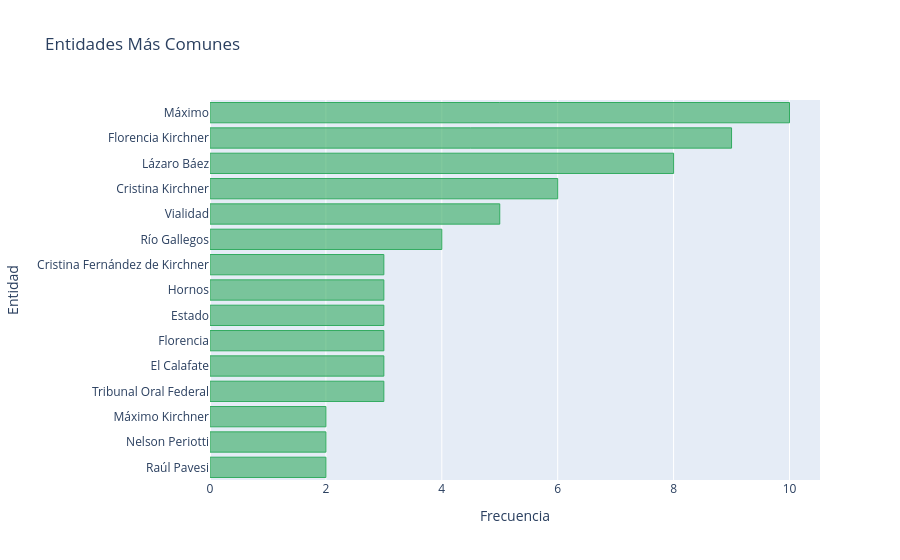

This figure's notebook cell:
### Markdown cell above
## Parte 4: integración en un pipeline (10 minutos)

**Objetivo:** integrar extracción, análisis y reporte agregado para varias noticias.

En esta parte conviene trabajar de menor a mayor:
1. probá con una sola URL;
2. verificá que el texto se extraiga;
3. recién después procesa una lista.

### Code cell
class AnalizadorTendencias:
    def __init__(self, lista_urls):
        self.urls = lista_urls
        self.noticias_data = []
        self.analizadores = []
        self.nlp = spacy.load("es_core_news_lg")

    def procesar_todas(self):
        """Orquesta la extracción y el análisis de todas las URLs."""
        print(f"Iniciando procesamiento de {len(self.urls)} URLs...")
        for url in self.urls:
            # PASO 11: usa extraer_noticia(url).
            noticia = extraer_noticia(url)

            if noticia:
                self.noticias_data.append(noticia)

                # PASO 12: crea un AnalizadorNoticia y guardalo en self.analizadores.
                self.analizadores.append(AnalizadorNoticia(noticia['texto'], self.nlp)) 


        print("Procesamiento completado.")

    def generar_reporte_agregado(self, n=15):
        """Genera un reporte consolidado de todas las noticias procesadas."""
        if not self.analizadores:
            print("No hay noticias procesadas para generar un reporte.")
            return

        todas_las_entidades = {
            "PERSONAS": [],
            "ORGANIZACIONES": [],
            "LUGARES": [],
            "OTROS": []
        }
        todos_los_verbos = []

        # PASO 13: recorre self.analizadores y acumula entidades y verbos.
        for analizador in self.analizadores:
            entidades = analizador.obtener_entidades()
            todas_las_entidades['PERSONAS'].extend(entidades['PERSONAS'])
            todas_las_entidades['ORGANIZACIONES'].extend(entidades['ORGANIZACIONES'])
            todas_las_entidades['LUGARES'].extend(entidades['LUGARES'])
            todas_las_entidades['OTROS'].extend(entidades['OTROS'])

            verbos = analizador.obtener_verbos_principales(n=100)  # Obtener todos los verbos
            todos_los_verbos.extend([verbo[0] for verbo in verbos])  # Agregar solo el lema del verbo

        print(f"\n--- REPORTE AGREGADO DE {len(self.analizadores)} NOTICIAS ---")
        print("\n--- ENTIDADES MAS COMUNES ---")
        visualizar_entidades_mas_comunes(todas_las_entidades, n=n)

        print("\n--- VERBOS MAS COMUNES ---")
        frecuencias_verbos = Counter(todos_los_verbos)
        print(frecuencias_verbos.most_common(n))


# Descomenta cuando completes la mayor parte del laboratorio.
pipeline = AnalizadorTendencias(urls_noticias)
pipeline.procesar_todas()
pipeline.generar_reporte_agregado()

### Figure 1 — Plotly figure (JSON) as saved in the notebook; plotly's stock layout.template omitted (floating-point values rounded to 4 significant figures)
{"data": [{"marker": {"color": "rgba(50, 171, 96, 0.6)", "line": {"color": "rgba(50, 171, 96, 1.0)", "width": 1}}, "orientation": "h", "type": "bar", "x": [10, 9, 8, 6, 5, 4, 3, 3, 3, 3, 3, 3, 2, 2, 2], "y": ["Máximo", "Florencia Kirchner", "Lázaro Báez", "Cristina Kirchner", "Vialidad", "Río Gallegos", "Cristina Fernández de Kirchner", "Hornos", "Estado", "Florencia", "El Calafate", "Tribunal Oral Federal", "Máximo Kirchner", "Nelson Periotti", "Raúl Pavesi"]}], "layout": {"title": {"text": "Entidades Más Comunes"}, "xaxis": {"title": {"text": "Frecuencia"}}, "yaxis": {"autorange": "reversed", "title": {"text": "Entidad"}}}}
